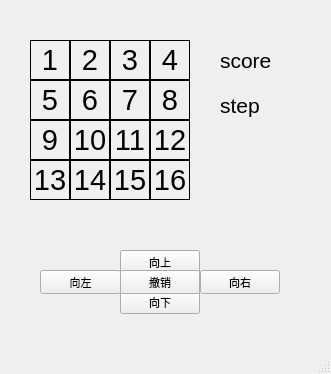
<?xml version="1.0" encoding="UTF-8"?>
<ui version="4.0">
 <class>MainWindow</class>
 <widget class="QMainWindow" name="MainWindow">
  <property name="geometry">
   <rect>
    <x>0</x>
    <y>0</y>
    <width>331</width>
    <height>374</height>
   </rect>
  </property>
  <property name="font">
   <font>
    <pointsize>22</pointsize>
   </font>
  </property>
  <property name="windowTitle">
   <string>MainWindow</string>
  </property>
  <property name="iconSize">
   <size>
    <width>36</width>
    <height>36</height>
   </size>
  </property>
  <widget class="QWidget" name="centralwidget">
   <widget class="QPushButton" name="up">
    <property name="geometry">
     <rect>
      <x>120</x>
      <y>250</y>
      <width>80</width>
      <height>24</height>
     </rect>
    </property>
    <property name="font">
     <font>
      <pointsize>8</pointsize>
     </font>
    </property>
    <property name="text">
     <string>向上</string>
    </property>
   </widget>
   <widget class="QPushButton" name="down">
    <property name="geometry">
     <rect>
      <x>120</x>
      <y>290</y>
      <width>80</width>
      <height>24</height>
     </rect>
    </property>
    <property name="font">
     <font>
      <pointsize>8</pointsize>
     </font>
    </property>
    <property name="text">
     <string>向下</string>
    </property>
   </widget>
   <widget class="QPushButton" name="left">
    <property name="geometry">
     <rect>
      <x>40</x>
      <y>270</y>
      <width>81</width>
      <height>24</height>
     </rect>
    </property>
    <property name="font">
     <font>
      <pointsize>8</pointsize>
     </font>
    </property>
    <property name="text">
     <string>向左</string>
    </property>
   </widget>
   <widget class="QPushButton" name="right">
    <property name="geometry">
     <rect>
      <x>200</x>
      <y>270</y>
      <width>80</width>
      <height>24</height>
     </rect>
    </property>
    <property name="font">
     <font>
      <pointsize>8</pointsize>
     </font>
    </property>
    <property name="text">
     <string>向右</string>
    </property>
   </widget>
   <widget class="QLabel" name="score">
    <property name="geometry">
     <rect>
      <x>220</x>
      <y>40</y>
      <width>111</width>
      <height>41</height>
     </rect>
    </property>
    <property name="font">
     <font>
      <pointsize>16</pointsize>
     </font>
    </property>
    <property name="text">
     <string>score</string>
    </property>
   </widget>
   <widget class="QLabel" name="step">
    <property name="geometry">
     <rect>
      <x>220</x>
      <y>90</y>
      <width>111</width>
      <height>31</height>
     </rect>
    </property>
    <property name="font">
     <font>
      <pointsize>16</pointsize>
     </font>
    </property>
    <property name="text">
     <string>step</string>
    </property>
   </widget>
   <widget class="QWidget" name="layoutWidget">
    <property name="geometry">
     <rect>
      <x>30</x>
      <y>40</y>
      <width>162</width>
      <height>162</height>
     </rect>
    </property>
    <layout class="QGridLayout" name="gridLayout">
     <property name="spacing">
      <number>0</number>
     </property>
     <item row="1" column="2">
      <widget class="QLabel" name="l7">
       <property name="minimumSize">
        <size>
         <width>40</width>
         <height>40</height>
        </size>
       </property>
       <property name="maximumSize">
        <size>
         <width>40</width>
         <height>40</height>
        </size>
       </property>
       <property name="styleSheet">
        <string notr="true">border: 1px solid black;
</string>
       </property>
       <property name="text">
        <string>7</string>
       </property>
       <property name="alignment">
        <set>Qt::AlignCenter</set>
       </property>
      </widget>
     </item>
     <item row="0" column="1">
      <widget class="QLabel" name="l2">
       <property name="minimumSize">
        <size>
         <width>40</width>
         <height>40</height>
        </size>
       </property>
       <property name="maximumSize">
        <size>
         <width>40</width>
         <height>40</height>
        </size>
       </property>
       <property name="font">
        <font>
         <pointsize>22</pointsize>
        </font>
       </property>
       <property name="styleSheet">
        <string notr="true">border: 1px solid black;
</string>
       </property>
       <property name="text">
        <string>2</string>
       </property>
       <property name="alignment">
        <set>Qt::AlignCenter</set>
       </property>
      </widget>
     </item>
     <item row="0" column="2">
      <widget class="QLabel" name="l3">
       <property name="minimumSize">
        <size>
         <width>40</width>
         <height>40</height>
        </size>
       </property>
       <property name="maximumSize">
        <size>
         <width>40</width>
         <height>40</height>
        </size>
       </property>
       <property name="font">
        <font>
         <pointsize>22</pointsize>
        </font>
       </property>
       <property name="styleSheet">
        <string notr="true">border: 1px solid black;
</string>
       </property>
       <property name="text">
        <string>3</string>
       </property>
       <property name="alignment">
        <set>Qt::AlignCenter</set>
       </property>
      </widget>
     </item>
     <item row="2" column="0">
      <widget class="QLabel" name="l9">
       <property name="minimumSize">
        <size>
         <width>40</width>
         <height>40</height>
        </size>
       </property>
       <property name="maximumSize">
        <size>
         <width>40</width>
         <height>40</height>
        </size>
       </property>
       <property name="styleSheet">
        <string notr="true">border: 1px solid black;
</string>
       </property>
       <property name="text">
        <string>9</string>
       </property>
       <property name="alignment">
        <set>Qt::AlignCenter</set>
       </property>
      </widget>
     </item>
     <item row="1" column="0">
      <widget class="QLabel" name="l5">
       <property name="minimumSize">
        <size>
         <width>40</width>
         <height>40</height>
        </size>
       </property>
       <property name="maximumSize">
        <size>
         <width>40</width>
         <height>40</height>
        </size>
       </property>
       <property name="font">
        <font>
         <pointsize>22</pointsize>
        </font>
       </property>
       <property name="styleSheet">
        <string notr="true">border: 1px solid black;
</string>
       </property>
       <property name="text">
        <string>5</string>
       </property>
       <property name="alignment">
        <set>Qt::AlignCenter</set>
       </property>
      </widget>
     </item>
     <item row="1" column="1">
      <widget class="QLabel" name="l6">
       <property name="minimumSize">
        <size>
         <width>40</width>
         <height>40</height>
        </size>
       </property>
       <property name="maximumSize">
        <size>
         <width>40</width>
         <height>40</height>
        </size>
       </property>
       <property name="font">
        <font>
         <pointsize>22</pointsize>
        </font>
       </property>
       <property name="styleSheet">
        <string notr="true">border: 1px solid black;
</string>
       </property>
       <property name="text">
        <string>6</string>
       </property>
       <property name="alignment">
        <set>Qt::AlignCenter</set>
       </property>
      </widget>
     </item>
     <item row="3" column="1">
      <widget class="QLabel" name="l14">
       <property name="minimumSize">
        <size>
         <width>40</width>
         <height>40</height>
        </size>
       </property>
       <property name="maximumSize">
        <size>
         <width>40</width>
         <height>40</height>
        </size>
       </property>
       <property name="styleSheet">
        <string notr="true">border: 1px solid black;
</string>
       </property>
       <property name="text">
        <string>14</string>
       </property>
       <property name="alignment">
        <set>Qt::AlignCenter</set>
       </property>
      </widget>
     </item>
     <item row="3" column="2">
      <widget class="QLabel" name="l15">
       <property name="minimumSize">
        <size>
         <width>40</width>
         <height>40</height>
        </size>
       </property>
       <property name="maximumSize">
        <size>
         <width>40</width>
         <height>40</height>
        </size>
       </property>
       <property name="styleSheet">
        <string notr="true">border: 1px solid black;
</string>
       </property>
       <property name="text">
        <string>15</string>
       </property>
       <property name="alignment">
        <set>Qt::AlignCenter</set>
       </property>
      </widget>
     </item>
     <item row="3" column="3">
      <widget class="QLabel" name="l16">
       <property name="minimumSize">
        <size>
         <width>40</width>
         <height>40</height>
        </size>
       </property>
       <property name="maximumSize">
        <size>
         <width>40</width>
         <height>40</height>
        </size>
       </property>
       <property name="styleSheet">
        <string notr="true">border: 1px solid black;
</string>
       </property>
       <property name="text">
        <string>16</string>
       </property>
       <property name="alignment">
        <set>Qt::AlignCenter</set>
       </property>
      </widget>
     </item>
     <item row="0" column="0">
      <widget class="QLabel" name="l1">
       <property name="minimumSize">
        <size>
         <width>40</width>
         <height>40</height>
        </size>
       </property>
       <property name="font">
        <font>
         <pointsize>22</pointsize>
        </font>
       </property>
       <property name="styleSheet">
        <string notr="true">border: 1px solid black;
</string>
       </property>
       <property name="text">
        <string>1</string>
       </property>
       <property name="alignment">
        <set>Qt::AlignCenter</set>
       </property>
      </widget>
     </item>
     <item row="3" column="0">
      <widget class="QLabel" name="l13">
       <property name="minimumSize">
        <size>
         <width>40</width>
         <height>40</height>
        </size>
       </property>
       <property name="maximumSize">
        <size>
         <width>40</width>
         <height>40</height>
        </size>
       </property>
       <property name="font">
        <font>
         <pointsize>22</pointsize>
        </font>
       </property>
       <property name="styleSheet">
        <string notr="true">border: 1px solid black;
</string>
       </property>
       <property name="text">
        <string>13</string>
       </property>
       <property name="alignment">
        <set>Qt::AlignCenter</set>
       </property>
      </widget>
     </item>
     <item row="2" column="1">
      <widget class="QLabel" name="l10">
       <property name="minimumSize">
        <size>
         <width>40</width>
         <height>40</height>
        </size>
       </property>
       <property name="maximumSize">
        <size>
         <width>40</width>
         <height>40</height>
        </size>
       </property>
       <property name="styleSheet">
        <string notr="true">border: 1px solid black;
</string>
       </property>
       <property name="text">
        <string>10</string>
       </property>
       <property name="alignment">
        <set>Qt::AlignCenter</set>
       </property>
      </widget>
     </item>
     <item row="2" column="2">
      <widget class="QLabel" name="l11">
       <property name="minimumSize">
        <size>
         <width>40</width>
         <height>40</height>
        </size>
       </property>
       <property name="maximumSize">
        <size>
         <width>40</width>
         <height>40</height>
        </size>
       </property>
       <property name="font">
        <font>
         <pointsize>22</pointsize>
        </font>
       </property>
       <property name="styleSheet">
        <string notr="true">border: 1px solid black;
</string>
       </property>
       <property name="text">
        <string>11</string>
       </property>
       <property name="alignment">
        <set>Qt::AlignCenter</set>
       </property>
      </widget>
     </item>
     <item row="1" column="3">
      <widget class="QLabel" name="l8">
       <property name="minimumSize">
        <size>
         <width>40</width>
         <height>40</height>
        </size>
       </property>
       <property name="maximumSize">
        <size>
         <width>40</width>
         <height>40</height>
        </size>
       </property>
       <property name="styleSheet">
        <string notr="true">border: 1px solid black;
</string>
       </property>
       <property name="text">
        <string>8</string>
       </property>
       <property name="alignment">
        <set>Qt::AlignCenter</set>
       </property>
      </widget>
     </item>
     <item row="0" column="3">
      <widget class="QLabel" name="l4">
       <property name="minimumSize">
        <size>
         <width>40</width>
         <height>40</height>
        </size>
       </property>
       <property name="maximumSize">
        <size>
         <width>40</width>
         <height>40</height>
        </size>
       </property>
       <property name="font">
        <font>
         <pointsize>22</pointsize>
        </font>
       </property>
       <property name="styleSheet">
        <string notr="true">border: 1px solid black;
</string>
       </property>
       <property name="text">
        <string>4</string>
       </property>
       <property name="alignment">
        <set>Qt::AlignCenter</set>
       </property>
      </widget>
     </item>
     <item row="2" column="3">
      <widget class="QLabel" name="l12">
       <property name="minimumSize">
        <size>
         <width>40</width>
         <height>40</height>
        </size>
       </property>
       <property name="maximumSize">
        <size>
         <width>40</width>
         <height>40</height>
        </size>
       </property>
       <property name="font">
        <font>
         <pointsize>22</pointsize>
        </font>
       </property>
       <property name="styleSheet">
        <string notr="true">border: 1px solid black;
</string>
       </property>
       <property name="text">
        <string>12</string>
       </property>
       <property name="alignment">
        <set>Qt::AlignCenter</set>
       </property>
      </widget>
     </item>
    </layout>
   </widget>
   <widget class="QPushButton" name="revise">
    <property name="geometry">
     <rect>
      <x>120</x>
      <y>270</y>
      <width>80</width>
      <height>24</height>
     </rect>
    </property>
    <property name="font">
     <font>
      <pointsize>8</pointsize>
     </font>
    </property>
    <property name="text">
     <string>撤销</string>
    </property>
   </widget>
   <widget class="QLabel" name="backgroundLabel">
    <property name="geometry">
     <rect>
      <x>-120</x>
      <y>-100</y>
      <width>451</width>
      <height>451</height>
     </rect>
    </property>
    <property name="text">
     <string/>
    </property>
   </widget>
   <zorder>backgroundLabel</zorder>
   <zorder>up</zorder>
   <zorder>down</zorder>
   <zorder>left</zorder>
   <zorder>right</zorder>
   <zorder>score</zorder>
   <zorder>step</zorder>
   <zorder>layoutWidget</zorder>
   <zorder>revise</zorder>
  </widget>
  <widget class="QStatusBar" name="statusbar"/>
 </widget>
 <resources/>
 <connections/>
</ui>
